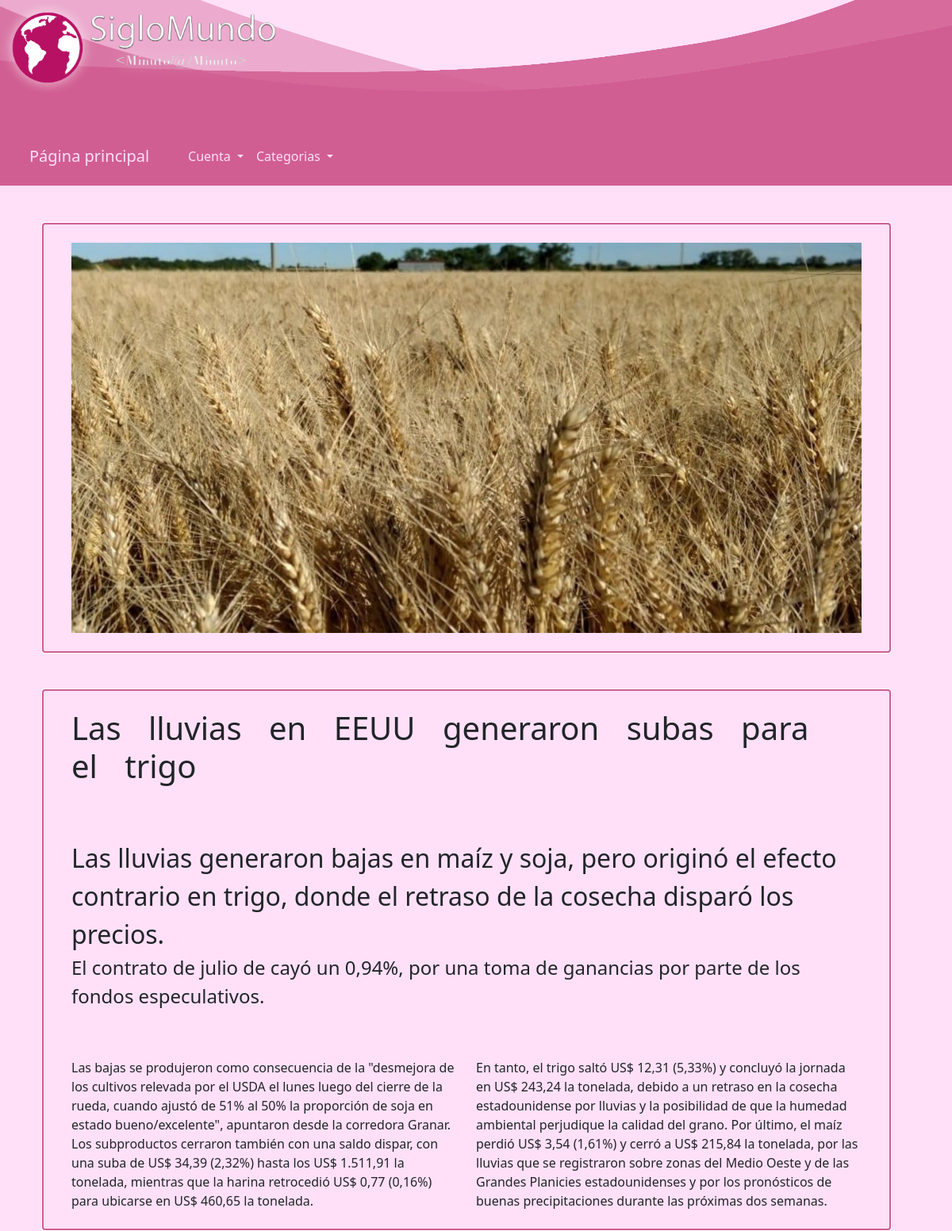
The page /noticias/13 on the database its author committed.
### app.py (models this page shows)
class Noticia(db.Model):
    __tablename__ = "Noticias"
    id = db.Column(db.Integer, primary_key=True)
    titulo = db.Column(db.String(100), nullable=False)
    imagen = db.Column(db.String(500), nullable=False)
    subtitulo = db.Column(db.String(500), nullable=False)
    resaltado = db.Column(db.String(1000), nullable=False)
    columna1 = db.Column(db.String(3000), nullable=False)
    columna2 = db.Column(db.String(3000), nullable=False)
    categoria = db.Column(db.String(20), nullable=False)

### app.py (the view)
@app.route("/noticias/<int:id>")
def ir_a_noticia(id):
    noticias = Noticia.query.all()
    noticia_buscada = next((noticia for noticia in noticias if noticia.id == id), None)
    if not noticia_buscada:
        return abort(404)
    return render_template("noticia-base.html", noticia_buscada=noticia_buscada, noticias=noticias)

### templates/noticia-base.html (shortened to what this page needs)
{% extends "navbar.html" %}
{% block head %}
{{ super() }}
{% endblock %}
{% block body %}
{{super()}}
    <div class="container">
        <div class="row"><img class="newspage-image" src='/static/img/{{noticia_buscada.imagen}}'> </div>
        <div class="row">
            <h1 class="news-title fs-1">{{noticia_buscada.titulo}}</h1>
            <div class="fs-2">{{noticia_buscada.subtitulo}}</div>
            <div class="fs-4">{{noticia_buscada.resaltado}}</div>
            <div class="col">{{noticia_buscada.columna1}}</div>
            <div class="col">{{noticia_buscada.columna2}}</div>
        </div>
        </div>
{% endblock %}

### static/css/noticias.css (style rules this page uses)
.row { margin-top: 4vw; margin-left: 1vw; margin-bottom: 4vw; padding-top: 2vw; margin-right: 3vw; padding-bottom: 2vw; padding-left: 2vw; padding-right: 2vw; outline: auto; outline-color: #d15e92; }
body { background: #ffe0f8 !important; }
h1, .fs-4 { padding-bottom: 5vw; }
.news-title { word-spacing: 2vw; }
.container { justify-content: right; }

### rows shown on the page
Noticia: imagen (picture), titulo "Las lluvias en EEUU generaron subas para el trigo", subtitulo "Las lluvias generaron bajas en maíz y soja, pero originó el efecto contrario en trigo, donde el retraso de la cosecha disparó los precios.", resaltado "El contrato de julio de cayó un 0,94%, por una toma de ganancias por parte de los fondos especulativos.", columna1 "Las bajas se produjeron como consecuencia de la \"desmejora de los cultivos relevada por el USDA el lunes luego del cierre de la rueda, cuando ajustó de 51% al 50% la proporción de soja en estado bueno/excelente\", apuntaron desde la corredora Granar. Los subproductos cerraron también con una saldo dispar, con una suba de US$ 34,39 (2,32%) hasta los US$ 1.511,91 la tonelada, mientras que la harina retrocedió US$ 0,77 (0,16%) para ubicarse en US$ 460,65 la tonelada.", columna2 "En tanto, el trigo saltó US$ 12,31 (5,33%) y concluyó la jornada en US$ 243,24 la tonelada, debido a un retraso en la cosecha estadounidense por lluvias y la posibilidad de que la humedad ambiental perjudique la calidad del grano. Por último, el maíz perdió US$ 3,54 (1,61%) y cerró a US$ 215,84 la tonelada, por las lluvias que se registraron sobre zonas del Medio Oeste y de las Grandes Planicies estadounidenses y por los pronósticos de buenas precipitaciones durante las próximas dos semanas."
